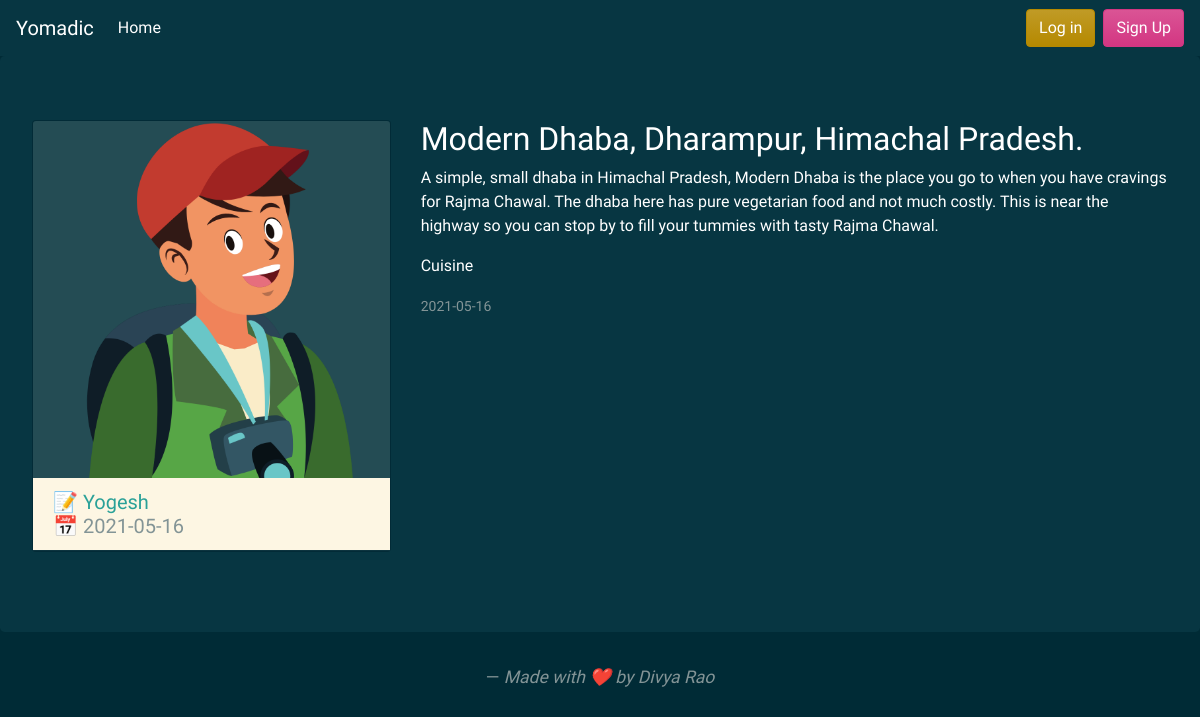
/post/7, run on an earlier commit of the app's database.
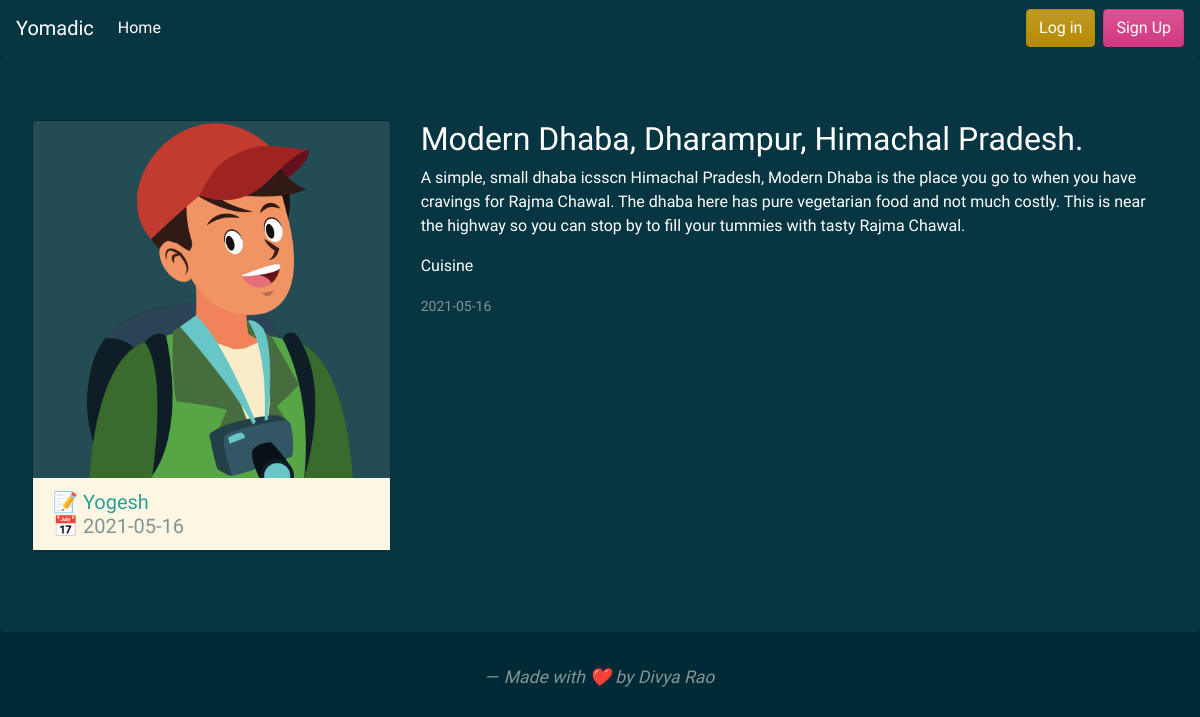
And on a later commit of the database.
### flaskapp/models.py (models this page shows, shortened)
class Post(db.Model):
    id = db.Column(db.Integer, primary_key=True)
    title = db.Column(db.String(100), nullable=False)
    date_posted = db.Column(db.DateTime, nullable=False, default=datetime.utcnow)
    content = db.Column(db.Text, nullable=False)
    category = db.Column(db.String(200),nullable=False )
    user_id = db.Column(db.Integer, db.ForeignKey('user.id'), nullable=False)

### flaskapp/routes.py (the view)
@application.route("/post/<int:post_id>")
def post(post_id):
    post = Post.query.get_or_404(post_id)
    return render_template('post.html', title=post.title, post=post)

### flaskapp/templates/post.html (shortened to what this page needs)
{% extends "layout.html" %} {% block content %}
<div class="jumbotron">
    <div class="row">
        <div class="col-lg-4">
            <div class="card mb-3">
                <img width="100%" src="{{ url_for('static', filename='profile_pics/' + post.author.image_file) }}" class="img-responsive">
                <h5 class="card-header bg-light">
                    <div class="row">
                        <div class="col-lg-12">
                            <a href="{{ url_for('user_posts', username=post.author.username) }} "> 📝 {{post.author.username}}</a>
                        </div>
                        <div class="col-lg-12">
                            📅 {{ post.date_posted.strftime('%Y-%m-%d') }}
                        </div>
                    </div>
                </h5>
            </div>
        </div>
        <div class="col-lg-8">
            <h2 class="article-title text-white">{{ post.title }}</h2>
            <p class="article-content text-white">{{ post.content }}</p>
            <p class="article-content text-white">{{ post.category }}</p>
            <small class="text-muted">{{ post.date_posted.strftime('%Y-%m-%d') }}</small>
        </div>
    </div>
</div>
{% endblock content %}

What changed in the data, as far as the page shows it:
changed Post "Modern Dhaba, Dharampur, Himachal Pradesh.": content "A simple, small dhaba in Himachal Pradesh, Modern Dhaba…" → "A simple, small dhaba icsscn Himachal Pradesh, Modern Dhaba…"
